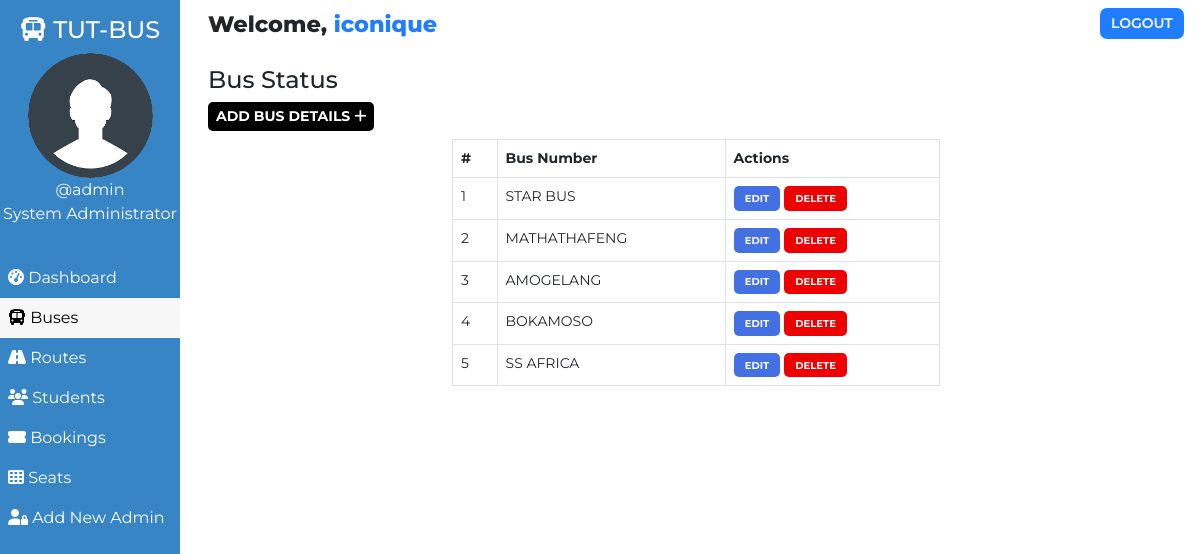
The page /admin/bus.php (signed in) on the database its author committed.
### tables this page shows
CREATE TABLE `users` (
  `user_id` int(11) NOT NULL,
  `user_fullname` varchar(100) NOT NULL,
  `user_name` varchar(30) NOT NULL,
  `user_password` varchar(255) NOT NULL,
  `user_created` datetime NOT NULL DEFAULT CURRENT_TIMESTAMP
);

CREATE TABLE `buses` (
  `id` int(100) NOT NULL,
  `bus_no` varchar(255) NOT NULL,
  `bus_assigned` tinyint(1) NOT NULL DEFAULT '0',
  `bus_created` datetime NOT NULL DEFAULT CURRENT_TIMESTAMP
);

### admin/bus.php (the view, shortened to what this page needs)
<!DOCTYPE html>
<html lang="en">
<head>
    <link href="https://cdn.jsdelivr.net/npm/bootstrap@5.0.1/dist/css/bootstrap.min.css" rel="stylesheet">
    <?php
        $page="bus";
    ?>
</head>
<body>
    <?php require '../assets/partials/_admin-header.php';?>
        <?php
            $resultSql = "SELECT * FROM `buses` ORDER BY bus_created DESC";
            $resultSqlResult = mysqli_query($conn, $resultSql);
            if(!mysqli_num_rows($resultSqlResult)){ ?>
                <div class="container mt-4">
                    <div id="noCustomers" class="alert alert-dark " role="alert">
                        <h1 class="alert-heading">No Buses Found!!</h1>
                        <p class="fw-light">Be the first person to add one!</p>
                        <hr>
                        <div id="addCustomerAlert" class="alert alert-success" role="alert">
                                Click on <button id="add-button" class="button btn-sm"type="button"data-bs-toggle="modal" data-bs-target="#addModal">ADD <i class="fas fa-plus"></i></button> to add a bus!
                        </div>
                    </div>
                </div>
            <?php }
            else { ?>
            <section id="bus">
                <div id="head">
                    <h4>Bus Status</h4>
                </div>
                <div id="bus-results">
                    <div>
                        <button id="add-button" class="button btn-sm" type="button"data-bs-toggle="modal" data-bs-target="#addModal">Add Bus Details <i class="fas fa-plus"></i></button>
                    </div>
                    <table class="table table-hover table-bordered">
                        <thead>
                            <th>#</th>
                            <th>Bus Number</th>
                            <th>Actions</th>
                        </thead>
                        <?php
                            $ser_no = 0;
                            while($row = mysqli_fetch_assoc($resultSqlResult))
                            {
                                $ser_no++;
                                $id = $row["id"];
                                $busno = $row["bus_no"];
                        ?>
                        <tr>
                            <td>
                                <?php
                                    echo $ser_no;
                                ?>
                            </td>
                            <td>
                                <?php
                                    echo $busno;
                                ?>
                            </td>
                            <td>
                            <button class="button edit-button " data-link="<?php echo $_SERVER['REQUEST_URI']; ?>" data-id="<?php
                                                echo $id;?>" data-busno="<?php
                                                echo $busno;?>"
                                                >Edit</button>
                                            <button class="button delete-button" data-bs-toggle="modal" data-bs-target="#deleteModal" data-id="<?php
                                                echo $id;?>">Delete</button>
                            </td>
                        </tr>
                        <?php
                        }
                    ?>
                    </table>
                </div>
            </section>
            <?php } ?>
        </div>
    </main>
</body>
</html>

### assets/partials/_admin-header.php (shortened to what this page needs)
<?php
    $conn = db_connect();
    $user_id = $_SESSION['user_id'];
    $sql = "SELECT * FROM users WHERE user_id = $user_id";
    $result = mysqli_query($conn, $sql);
    if($row = mysqli_fetch_assoc($result))
    {
        $user_fullname = $row["user_fullname"];
        $user_name = $row["user_name"];
    }
?>
    <main id="container">
        <div id="sidebar">
            <h4><i class="fas fa-bus"></i> TUT-BUS</h4>
            <div>
                <img class="adminDp" src="../assets/img/userav-min.png" height="125px" alt="Admin Profile Pic">
                <p>
                    <?php  echo '@'.$user_name;  ?>
                </p>
                <p>System Administrator</p>
            </div>
            <ul id="options">
                <li class="option <?php if($page=='dashboard'){ echo 'active';}?>">
                    <a href="./dashboard.php">
                    <i class="fas fa-tachometer-alt"></i> Dashboard
                    </a>
                </li>
                <li class="option <?php if($page=='bus'){ echo 'active';}?>">
                    <a href="./bus.php">
                    <i class="fas fa-bus"></i> Buses
                    </a>
                </li>
                <li class="option <?php if($page=='route'){ echo 'active';}?>">
                    <a href="./route.php">
                    <i class="fas fa-road"></i> Routes
                    </a>
                </li>
                <li class="option <?php if($page=='customer'){ echo 'active';}?>">
                    <a href="./customer.php">
                    <i class="fas fa-users"></i> Students
                    </a>
                </li>
                <li class="option <?php if($page=='booking'){ echo 'active';}?>">
                    <a href="./booking.php">
                    <i class="fas fa-ticket-alt"></i> Bookings
                    </a>
                </li>
                <li class="option <?php if($page=='seat'){ echo 'active';}?>">
                    <a href="./seat.php">
                    <i class="fas fa-th"></i> Seats
                    </a>
                </li>
                <li class="option <?php if($page=='signup'){ echo 'active';}?>">
                    <a href="./signup.php">
                    <i class="fas fa-user-lock"></i> Add New Admin
                    </a>
                </li>
            </ul>
        </div>
        <div id="main-content">
            <section id="welcome">
                <ul>
                    <li class="welcome-item">Welcome,
                        <span id="USER">
                            <?php
                                echo $user_fullname;
                            ?>
                        </span>
                    </li>
                    <li class="welcome-item">
                        <button id="logout" class="btn-sm">
                            <a href="../assets/partials/_logout.php">LOGOUT</a>
                        </button>
                    </li>
                </ul>
            </section>

### assets/styles/admin.php (style rules this page uses)
body { margin: 0; box-sizing: border-box; font-family: 'Montserrat', sans-serif; background-color: white; }
html { scroll-behavior: smooth; }
*, *::after, *::before { box-sizing: inherit; }
#USER { color: #207DFF; }
.adminDp { border-radius: 50%; }
#welcome { background-color: white; }
#welcome ul { display: flex; justify-content: space-between; list-style-type: none; padding: 0; margin: 0; }
#welcome li { margin: 0 1rem; padding: 0.5rem 0; }
#welcome li:first-child { font-weight: 800; font-size: 1.4rem; }
#logout { padding: 0.3rem 0.7rem; background-color: #207DFF; font-weight: 600; outline: none; border: none; border-radius: 7px; }
#logout a { color: white; text-decoration: none; }
@media only screen and (min-width:1000px) { #sidebar { text-align: center; background-color: #3885c5; color: white; width: 15%; position: fixed; top: 0%; padding-top: 1rem; z-index: 2; height: 100vh; } }
@media only screen and (min-width:1000px) { #sidebar p { margin: 0; } }
@media only screen and (min-width:1000px) { #sidebar ul { margin-top: 2rem; } }
@media only screen and (min-width:1000px) { #options { list-style-type: none; text-align: left; padding-left: 0; } }
@media only screen and (min-width:1000px) { .option a { display: block; padding: 0.5rem; text-decoration: none; color: inherit; } }
@media only screen and (min-width:1000px) { .active { background-color:#f7f7f7; color:black; } }
@media only screen and (min-width:1000px) { #main-content { margin-left: 16%; } }

### assets/styles/admin-options.php (style rules this page uses)
* { font-family: Montserrat; }
#booking #head, #customer #head, #route #head, #seat #head, #bus #head { padding-top: 1rem; }
#booking, #customer, #route, #bus, #seat { padding: 0 1rem; }
#booking-results > div, #customer-results > div, #route-results > div, #bus-results > div { margin-bottom: 0.5rem; }
#booking-results button, #customer-results button, #route button, #bus-results button { border-radius: 5px; }
.button { border: none; font-weight: bold; text-transform: uppercase; }
#add-button { background-color: black; color: white; }
table { font-size: 14px; }
#bus table { width: 50%; margin: 0 auto; }
#bus .edit-button, #bus .delete-button, #route .edit-button, #route .delete-button, #customer .edit-button, #customer .delete-button { padding: 0.3rem 0.7rem; }
table th,td { padding-left: 0.3rem; }
table button { color: white; }
.edit-button { background-color: #4370E2; }
.delete-button { background-color: #EF0000; }
.edit-button, .delete-button { font-size: 10px }

### rows shown on the page
users: user_name "admin", user_fullname "iconique"
buses: bus_no "STAR BUS"
buses: bus_no "MATHATHAFENG"
buses: bus_no "AMOGELANG"
buses: bus_no "BOKAMOSO"
buses: bus_no "SS AFRICA"
